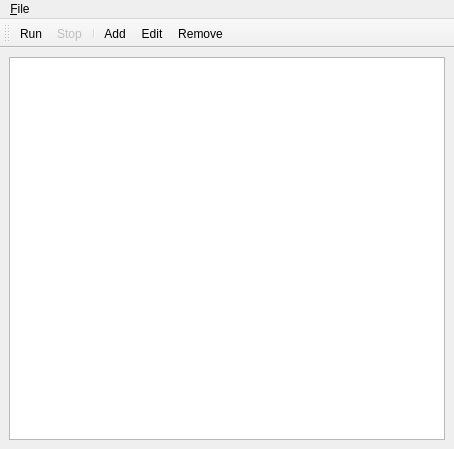
<?xml version="1.0" encoding="UTF-8"?>
<ui version="4.0">
 <class>MainWindow</class>
 <widget class="QMainWindow" name="MainWindow">
  <property name="geometry">
   <rect>
    <x>0</x>
    <y>0</y>
    <width>454</width>
    <height>449</height>
   </rect>
  </property>
  <property name="acceptDrops">
   <bool>false</bool>
  </property>
  <property name="windowTitle">
   <string>qudi: Automation</string>
  </property>
  <widget class="QWidget" name="centralwidget">
   <layout class="QGridLayout" name="gridLayout">
    <item row="0" column="0" rowspan="2">
     <widget class="QTableView" name="autoTableView">
      <property name="selectionBehavior">
       <enum>QAbstractItemView::SelectRows</enum>
      </property>
      <attribute name="verticalHeaderVisible">
       <bool>false</bool>
      </attribute>
     </widget>
    </item>
   </layout>
  </widget>
  <widget class="QMenuBar" name="menubar">
   <property name="geometry">
    <rect>
     <x>0</x>
     <y>0</y>
     <width>454</width>
     <height>21</height>
    </rect>
   </property>
   <widget class="QMenu" name="menuAutomation">
    <property name="title">
     <string>&amp;File</string>
    </property>
    <addaction name="actionLoad"/>
    <addaction name="actionSave"/>
    <addaction name="actionClose"/>
   </widget>
   <addaction name="menuAutomation"/>
  </widget>
  <widget class="QToolBar" name="taskToolBar">
   <property name="enabled">
    <bool>true</bool>
   </property>
   <property name="windowTitle">
    <string>toolBar</string>
   </property>
   <property name="toolButtonStyle">
    <enum>Qt::ToolButtonTextUnderIcon</enum>
   </property>
   <attribute name="toolBarArea">
    <enum>TopToolBarArea</enum>
   </attribute>
   <attribute name="toolBarBreak">
    <bool>false</bool>
   </attribute>
   <addaction name="actionRun"/>
   <addaction name="actionStop"/>
   <addaction name="separator"/>
   <addaction name="actionAdd"/>
   <addaction name="actionEdit"/>
   <addaction name="actionRemove"/>
  </widget>
  <action name="actionRun">
   <property name="enabled">
    <bool>true</bool>
   </property>
   <property name="icon">
    <iconset>
     <normaloff>../../artwork/icons/oxygen/22x22/media-playback-start.png</normaloff>../../artwork/icons/oxygen/22x22/media-playback-start.png</iconset>
   </property>
   <property name="text">
    <string>Run</string>
   </property>
   <property name="toolTip">
    <string>Run task list</string>
   </property>
  </action>
  <action name="actionClose">
   <property name="icon">
    <iconset theme="application-exit">
     <normaloff>../../artwork/icons/oxygen/22x22/application-exit.png</normaloff>../../artwork/icons/oxygen/22x22/application-exit.png</iconset>
   </property>
   <property name="text">
    <string>&amp;Close</string>
   </property>
  </action>
  <action name="actionStop">
   <property name="enabled">
    <bool>false</bool>
   </property>
   <property name="icon">
    <iconset>
     <normaloff>../../artwork/icons/oxygen/22x22/media-playback-stop.png</normaloff>../../artwork/icons/oxygen/22x22/media-playback-stop.png</iconset>
   </property>
   <property name="text">
    <string>Stop</string>
   </property>
  </action>
  <action name="actionLoad">
   <property name="icon">
    <iconset>
     <normaloff>../../artwork/icons/oxygen/22x22/document-open.png</normaloff>../../artwork/icons/oxygen/22x22/document-open.png</iconset>
   </property>
   <property name="text">
    <string>Load</string>
   </property>
  </action>
  <action name="actionSave">
   <property name="icon">
    <iconset>
     <normaloff>../../artwork/icons/oxygen/22x22/document-save.png</normaloff>../../artwork/icons/oxygen/22x22/document-save.png</iconset>
   </property>
   <property name="text">
    <string>Save</string>
   </property>
  </action>
  <action name="actionAdd">
   <property name="icon">
    <iconset>
     <normaloff>../../artwork/icons/oxygen/22x22/list-add.png</normaloff>../../artwork/icons/oxygen/22x22/list-add.png</iconset>
   </property>
   <property name="text">
    <string>Add</string>
   </property>
  </action>
  <action name="actionRemove">
   <property name="icon">
    <iconset>
     <normaloff>../../artwork/icons/oxygen/22x22/list-remove.png</normaloff>../../artwork/icons/oxygen/22x22/list-remove.png</iconset>
   </property>
   <property name="text">
    <string>Remove</string>
   </property>
  </action>
  <action name="actionEdit">
   <property name="icon">
    <iconset>
     <normaloff>../../artwork/icons/oxygen/22x22/accessories-text-editor.png</normaloff>../../artwork/icons/oxygen/22x22/accessories-text-editor.png</iconset>
   </property>
   <property name="text">
    <string>Edit</string>
   </property>
  </action>
 </widget>
 <resources/>
 <connections>
  <connection>
   <sender>actionClose</sender>
   <signal>triggered()</signal>
   <receiver>MainWindow</receiver>
   <slot>close()</slot>
   <hints>
    <hint type="sourcelabel">
     <x>-1</x>
     <y>-1</y>
    </hint>
    <hint type="destinationlabel">
     <x>364</x>
     <y>299</y>
    </hint>
   </hints>
  </connection>
 </connections>
</ui>
